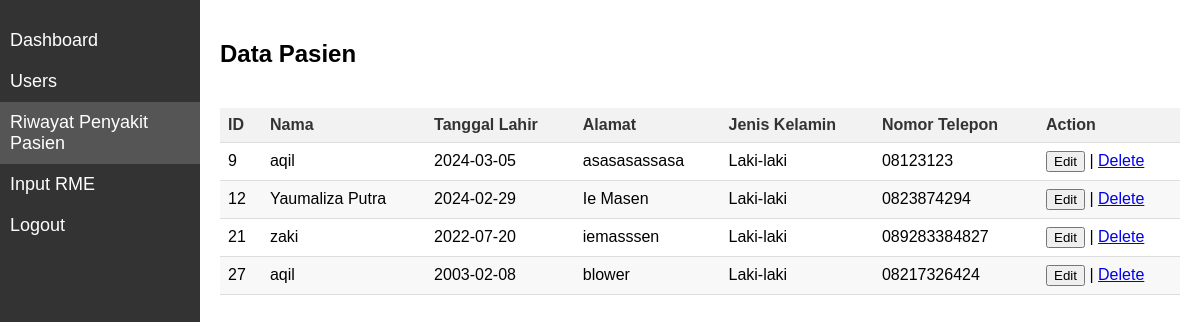
/webcelphy/riwayat.php (signed in), run on the app's committed database.
### tables this page shows
CREATE TABLE `Pasien` (
  `id` int(11) NOT NULL,
  `nama` varchar(255) DEFAULT NULL,
  `tanggal_lahir` date DEFAULT NULL,
  `alamat` varchar(255) DEFAULT NULL,
  `jenis_kelamin` enum('Laki-laki','Perempuan') DEFAULT NULL,
  `nomor_telepon` varchar(20) DEFAULT NULL
);

### webcelphy/riwayat.php (the view, shortened to what this page needs)
<?php
require_once "config.php";
$sql = "SELECT id, nama, tanggal_lahir, alamat, jenis_kelamin, nomor_telepon FROM pasien WHERE nama LIKE ?";
$stmt = $conn->prepare($sql);
$stmt->bind_param("s", $search_param);
$stmt->execute();
$result = $stmt->get_result();
?>
<!DOCTYPE html>
<html lang="en">
<head>
    <link rel="stylesheet" href="css/db.css">
    <link rel="stylesheet" href="css/tb.css">
    <link rel="stylesheet" href="css/modal.css">
</head>
<body>
<div class="sidebar">
    <a href="dashboardlog.php">Dashboard</a>
    <a href="users.php">Users</a>
    <a href="riwayat.php" class="active">Riwayat Penyakit Pasien</a>
    <a href="input_rme.php">Input RME</a>
    <a href="logout.php">Logout</a>
</div>
<div class="content">
    <h2>Data Pasien</h2>
    <div class="table-wrapper">
        <table class="fl-table">
            <thead>
                <tr>
                    <th>ID</th>
                    <th>Nama</th>
                    <th>Tanggal Lahir</th>
                    <th>Alamat</th>
                    <th>Jenis Kelamin</th>
                    <th>Nomor Telepon</th>
                    <th>Action</th>
                </tr>
            </thead>
            <tbody>
                <?php
                if ($result->num_rows > 0) {
                    while ($row = $result->fetch_assoc()) {
                        echo "<tr>";
                        echo "<td>" . $row["id"] . "</td>";
                        echo "<td>" . $row["nama"] . "</td>";
                        echo "<td>" . $row["tanggal_lahir"] . "</td>";
                        echo "<td>" . $row["alamat"] . "</td>";
                        echo "<td>" . $row["jenis_kelamin"] . "</td>";
                        echo "<td>" . $row["nomor_telepon"] . "</td>";
                        echo "<td><button class='editBtn' data-id='" . $row["id"] . "'>Edit</button> | <a href='delete.php?id=" . $row["id"] . "' onclick='return confirm(\"Apakah Anda yakin ingin menghapus data ini?\")'>Delete</a></td>";
                        echo "</tr>";
                    }
                } else {
                    echo "<tr><td colspan='7'>Tidak ada data</td></tr>";
                }
                ?>
            </tbody>
        </table>
    </div>
</div>
</body>
</html>

### webcelphy/css/db.css (style rules this page uses)
body { font-family: Arial, sans-serif; margin: 0; padding: 0; }
.sidebar { height: 100%; width: 200px; position: fixed; top: 0; left: 0; background-color: #333; padding-top: 20px; }
.sidebar a { padding: 10px; text-decoration: none; font-size: 18px; color: white; display: block; }
.content { margin-left: 200px; padding: 20px; }
.active { background-color: #555; }

### webcelphy/css/tb.css (style rules this page uses)
.table-wrapper { overflow-x: auto; }
.fl-table { width: 100%; border-collapse: collapse; margin: 20px 0; }
.fl-table th, .fl-table td { padding: 8px; text-align: left; border-bottom: 1px solid #ddd; }
.fl-table th { background-color: #f2f2f2; color: #333; font-weight: bold; }
.fl-table tbody tr:nth-child(even) { background-color: #f8f8f8; }

### data on the page
pasien: id "9", nama "aqil", tanggal_lahir "2024-03-05", alamat "asasasassasa", jenis_kelamin "Laki-laki", nomor_telepon "08123123"
pasien: id "12", nama "Yaumaliza Putra", tanggal_lahir "2024-02-29", alamat "Ie Masen", jenis_kelamin "Laki-laki", nomor_telepon "0823874294"
pasien: id "21", nama "zaki", tanggal_lahir "2022-07-20", alamat "iemasssen", jenis_kelamin "Laki-laki", nomor_telepon "089283384827"
pasien: id "27", nama "aqil", tanggal_lahir "2003-02-08", alamat "blower", jenis_kelamin "Laki-laki", nomor_telepon "08217326424"
